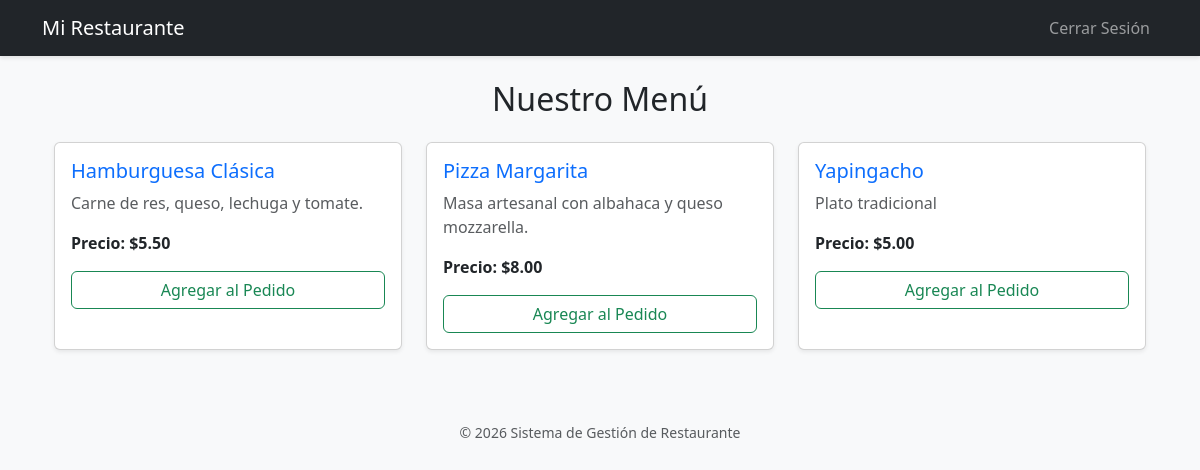
The page /client_panel.php (signed in) on the database its author committed.
### tables this page shows
CREATE TABLE `dishes` (
  `id` int(11) NOT NULL,
  `name` varchar(50) NOT NULL,
  `description` varchar(255) DEFAULT NULL,
  `price` decimal(10,2) NOT NULL,
  `is_active` tinyint(1) NOT NULL DEFAULT 1
);

### client_panel.php (the view, shortened to what this page needs)
<?php
require_once 'config/conexion.php';
include('includes/header.php');
?>
<div class="container mt-4">
    <h2 class="text-center mb-4">Nuestro Menú</h2>
    <div class="row">
        <?php
        $query_dishes = "SELECT id, name, description, price FROM dishes";
        $result_dishes = mysqli_query($conexion, $query_dishes);
        if ($result_dishes && mysqli_num_rows($result_dishes) > 0) {
            while ($dish = mysqli_fetch_assoc($result_dishes)) {
                echo '
                <div class="col-md-4 mb-4">
                    <div class="card h-100 shadow-sm">
                        <div class="card-body">
                            <h5 class="card-title text-primary">' . htmlspecialchars($dish['name']) . '</h5>
                            <p class="card-text text-muted">' . htmlspecialchars($dish['description']) . '</p>
                            <p class="card-text fw-bold">Precio: $' . number_format($dish['price'], 2) . '</p>
                            <form action="process_order.php" method="POST">
                                <input type="hidden" name="dish_id" value="' . $dish['id'] . '">
                                <button type="submit" class="btn btn-outline-success w-100">Agregar al Pedido</button>
                            </form>
                        </div>
                    </div>
                </div>';
            }
        } else {
            echo '<div class="col-12 text-center alert alert-info">No hay platos disponibles en este momento.</div>';
        }
        ?>
    </div>
</div>
<?php include('includes/footer.php'); ?>

### includes/header.php (style rules this page uses)
body { background-color: #f8f9fa; }

### rows shown on the page
dishes: name "Hamburguesa Clásica", description "Carne de res, queso, lechuga y tomate.", price "5.50"
dishes: name "Pizza Margarita", description "Masa artesanal con albahaca y queso mozzarella.", price "8.00"
dishes: name "Yapingacho", description "Plato tradicional", price "5.00"
